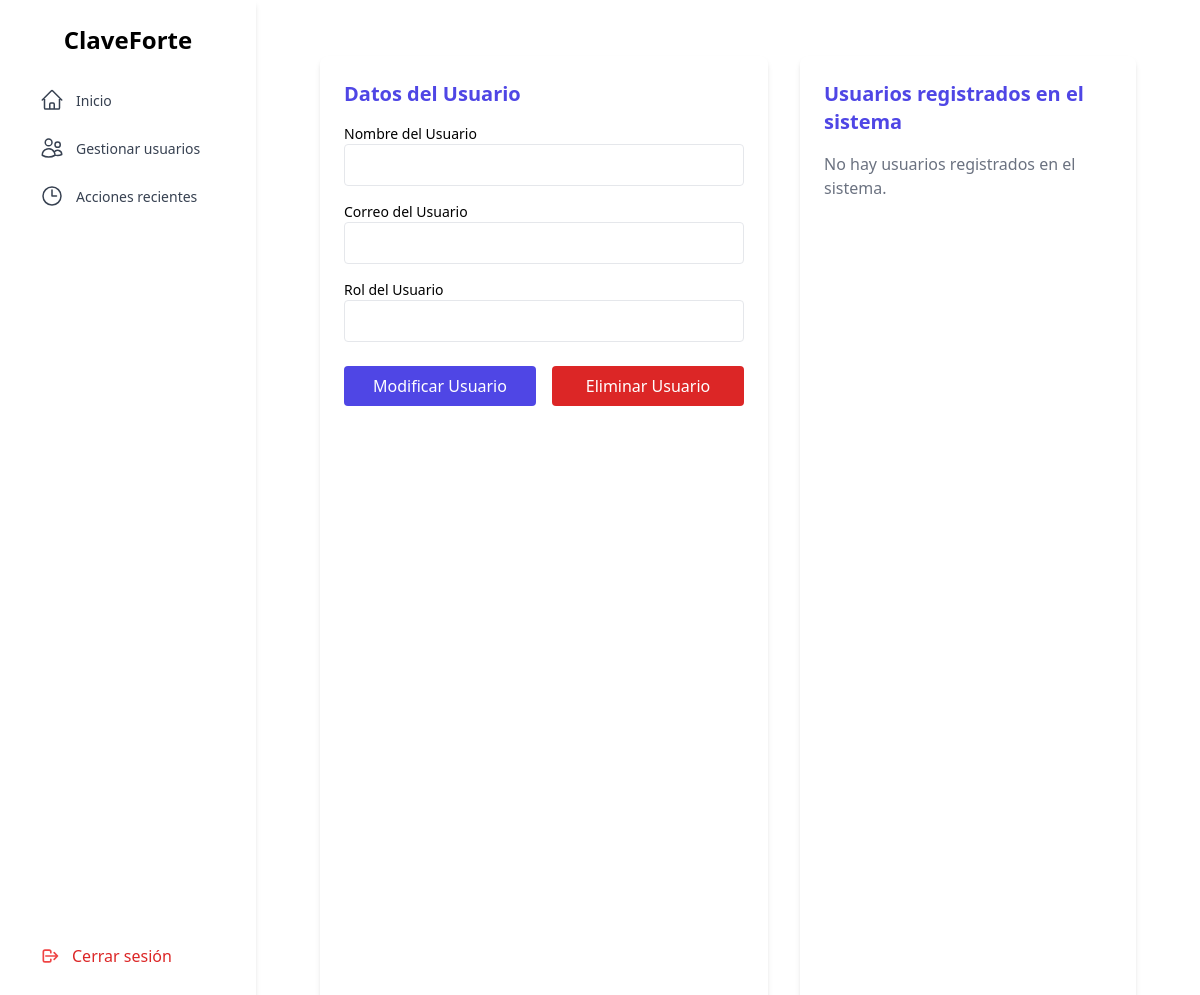
Before: /user_management (signed in) with the older database file.
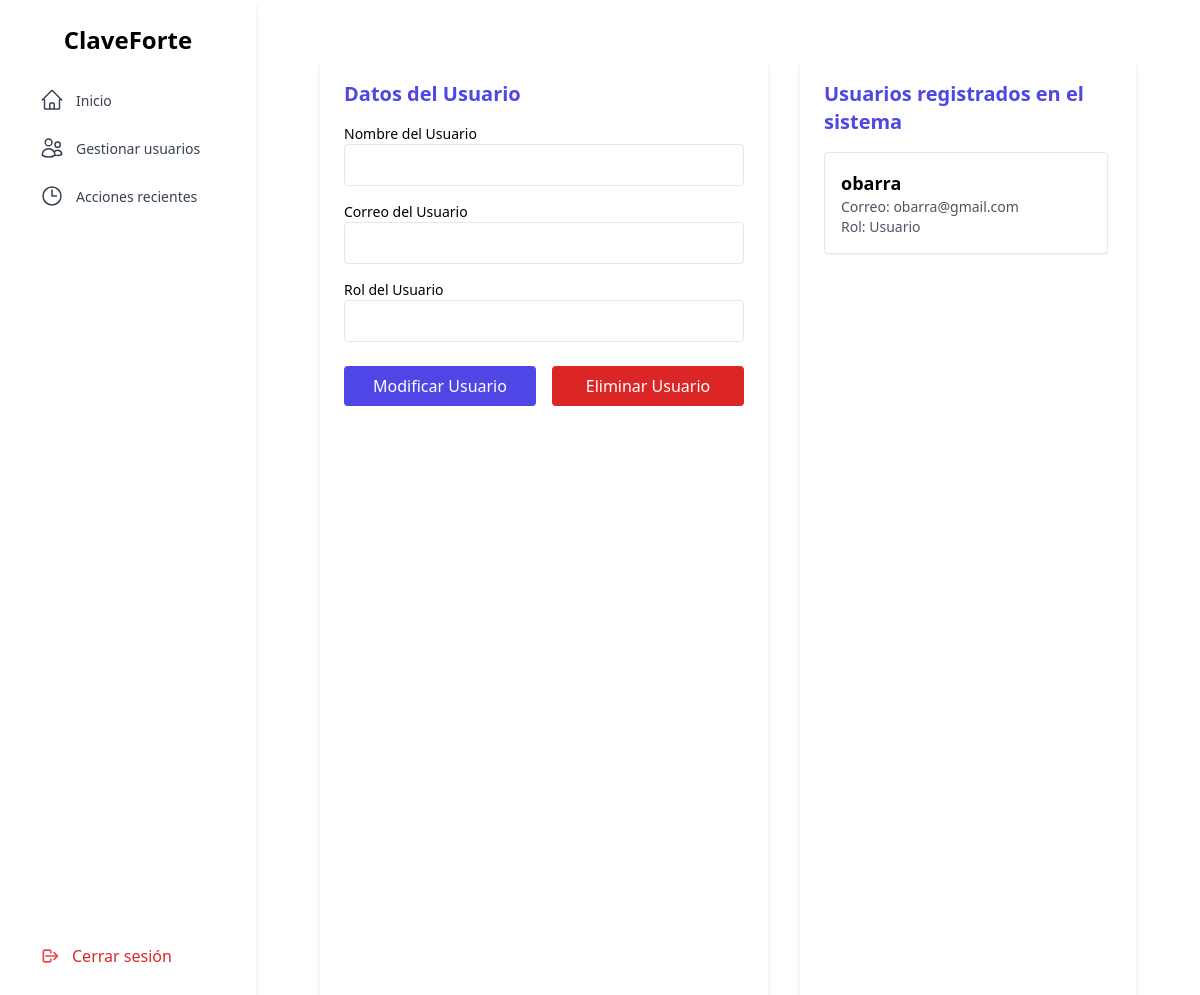
After: the same page with the newer database file.
### tables this page shows
CREATE TABLE Users (
        id_usr       INTEGER PRIMARY KEY AUTOINCREMENT,
        usr_name     TEXT NOT NULL,
        usr_mail     TEXT NOT NULL UNIQUE,
        usr_pass     TEXT NOT NULL,       -- Contraseña principal (hash)
        secret_pass  TEXT,                -- Contraseña para compartir (hash)
        last_login   TEXT,                -- Fecha en formato ISO
        id_rol       INTEGER NOT NULL,
        FOREIGN KEY (id_rol) REFERENCES Roles(id_rol)
    );

### app.py (the view, shortened to what this page needs)
@app.route('/user_management', methods=['GET', 'POST'])
def gestionar_usuarios():
    rol = session.get('usuario_rol')
    usuario_logeado_email = session.get('usuario_correo')
    correos_a_ignorar = ["admin@gmail.com", "invitado@gmail.com", usuario_logeado_email]
    conn = sqlite3.connect('instance/ClaveForte.db')
    conn.row_factory = sqlite3.Row
    cur = conn.cursor()
    placeholders = ', '.join(['?'] * len(correos_a_ignorar))
    cur.execute(f"""SELECT * FROM Users WHERE usr_mail NOT IN ({placeholders})""",
                correos_a_ignorar)
    usuarios = cur.fetchall()
    conn.close()
    return render_template('./admin/management/management.html',
                           usr_rol=rol,
                           users=usuarios)

### app.py (called while the page is built)
@app.before_request
def require_login_and_admin():
    allowed_routes = ['login', 'signup', 'logout']  # ← añade logout también
    endpoint = request.endpoint
    if endpoint is None or endpoint in allowed_routes:
        return
    if 'usuario_id' not in session:
        flash('Debes iniciar sesión', 'danger')
        return redirect(url_for('login'))
    if endpoint in ['gestionar_usuarios', 'acciones_recientes']:
        if session.get('usuario_rol') != 1:
            return redirect(url_for('home'))
    if endpoint in ['mostrar_credenciales', 'compartir_credencial', 'perfil']:
        if session.get('usuario_rol') != 2:
            return redirect(url_for('home'))

### templates/admin/management/management.html (shortened to what this page needs)
{% extends './layout.html' %}
{% block content %}
<div class="flex h-screen gap-8 px-6 py-4 box-border">
  <div class="w-full max-w-md bg-white p-6 rounded-lg shadow-md overflow-y-auto">
    <h2 class="text-xl font-semibold mb-4 text-indigo-600">Datos del Usuario</h2>
    <form id="form-usuario" action="/user_management" method="POST" class="space-y-4">
      <div>
        <label class="block text-sm font-medium">Nombre del Usuario</label>
        <input type="text" id="new_nombre_usuario" name="new_nombre_usuario" required
              class="w-full p-2 border rounded focus:outline-none focus:ring-2 focus:ring-indigo-400">
      </div>
      <div>
        <label class="block text-sm font-medium">Correo del Usuario</label>
        <input type="email" id="new_correo_usuario" name="new_correo_usuario" required
              class="w-full p-2 border rounded focus:outline-none focus:ring-2 focus:ring-indigo-400">
      </div>
      <div>
        <label class="block text-sm font-medium">Rol del Usuario</label>
        <input type="text" id="new_rol_usuario" name="new_rol_usuario" required
              class="w-full p-2 border rounded focus:outline-none focus:ring-2 focus:ring-indigo-400">
      </div>
      <div class="flex gap-4 pt-2">
        <button type="submit"
                onclick="setMethod('UPDATE')"
                class="flex-1 bg-indigo-600 text-white py-2 rounded hover:bg-indigo-700 transition">
          Modificar Usuario
        </button>
        <button type="submit"
                onclick="setMethod('DELETE')"
                class="flex-1 bg-red-600 text-white py-2 rounded hover:bg-red-700 transition">
          Eliminar Usuario
        </button>
      </div>
    </form>
  </div>
  <div class="flex-1 bg-white p-6 m-y-10 rounded-lg shadow-md flex flex-col">
    <h2 class="text-xl font-semibold mb-4 text-indigo-600">Usuarios registrados en el sistema</h2>
    <div class="flex-1 overflow-y-auto space-y-4 pr-1">
      {% if users %}
        <div id="usuarios-container">
        {% for u in users %}
          <div
            id="usuario-{{ u.id_usr }}"
            class="usuario p-4 mb-4 border rounded bg-white shadow-sm cursor-pointer"
            data-nombre="{{ u.usr_name }}"
            data-correo="{{ u.usr_mail }}"
            data-rol="{{ u.id_rol }}"
            data-id="{{ u.id_usr }}"
          >
            <p class="font-semibold text-lg">{{ u.usr_name }}</p>
            <p class="text-sm text-gray-600">Correo: {{ u.usr_mail }}</p>
            <p class="text-sm text-gray-600">
              Rol:
              {% if u.id_rol == 1 %}
                Administrador
              {% elif u.id_rol == 2 %}
                Usuario
              {% else %}
                Desconocido
              {% endif %}
            </p>
          </div>
        {% endfor %}
        </div>
      {% else %}
        <p class="text-gray-500">No hay usuarios registrados en el sistema.</p>
      {% endif %}
    </div>
  </div>
</div>
{% endblock %}

Changed rows visible on the page:
added Users: usr_name "obarra", usr_mail "obarra@gmail.com", shows "Usuario"
Other visible differences:
text no longer shown: "No hay usuarios registrados en el sistema."
